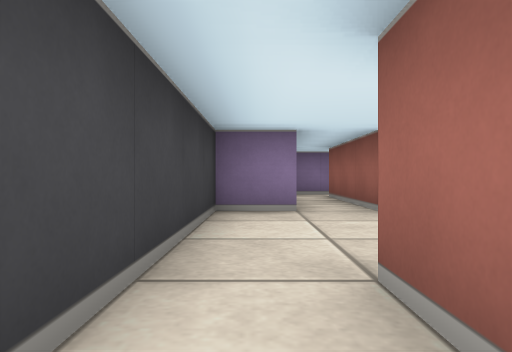
view 1 (above)

20 first-person views from a walk through a cub3D ray-caster map. The camera is about half as high as the walls, looks level and sees 70° across. The floor is counted in squares. Each view is taken from the middle of a square. On the plan, view 1 faces up. The plan holds only what a view shows up to about 9 squares ahead; the rest is blank.

view 2
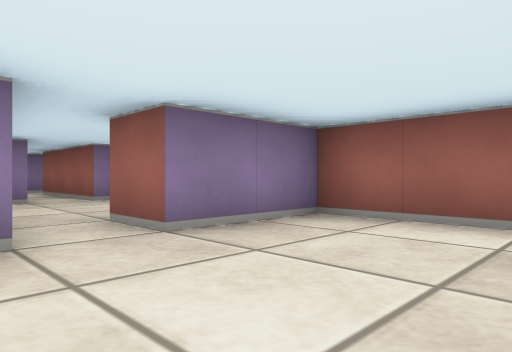

view 3
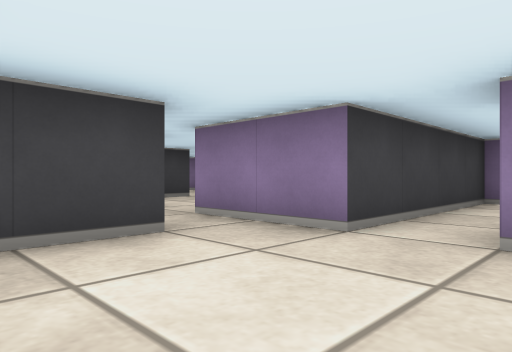

view 4
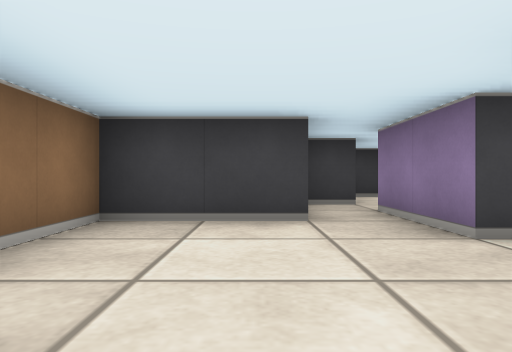

view 5
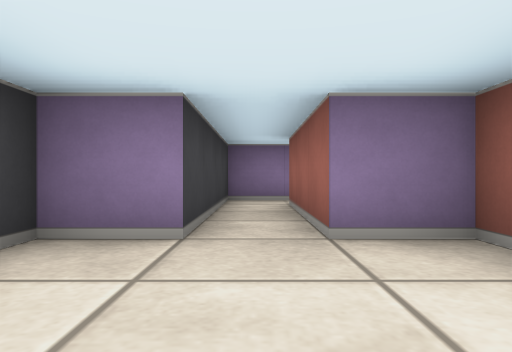

view 6
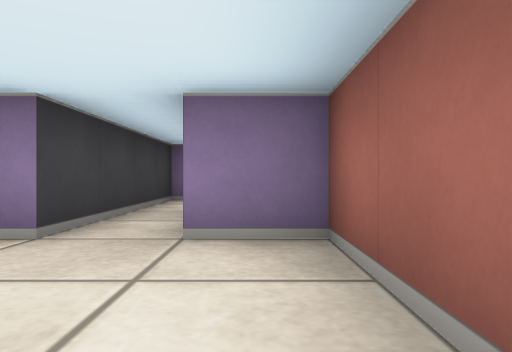

view 7
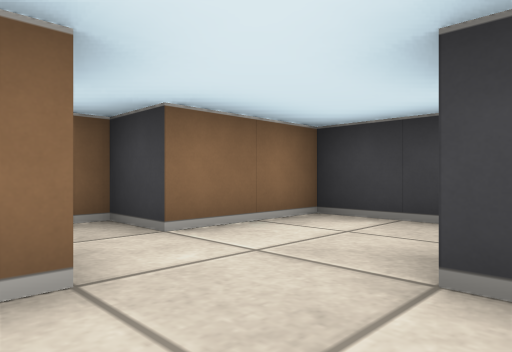

view 8
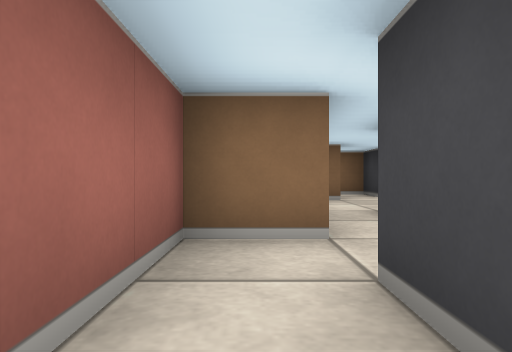

view 9
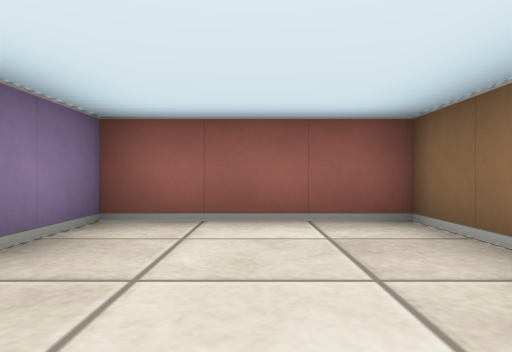

view 10
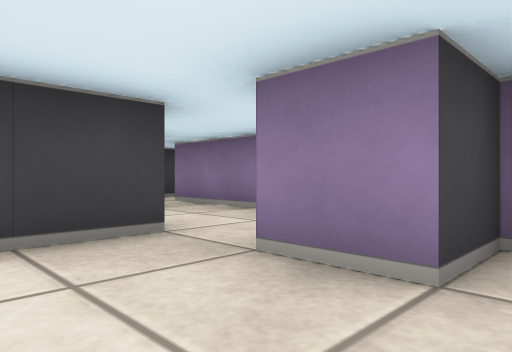

view 11
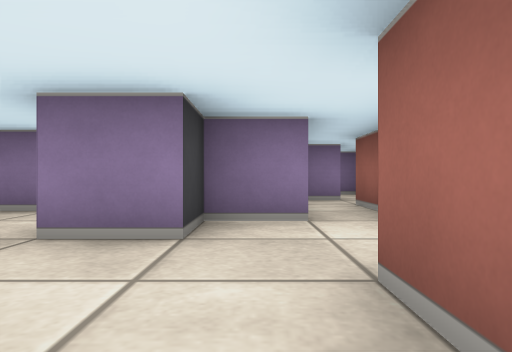

view 12
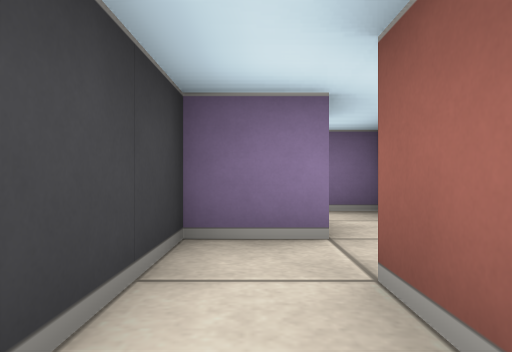

view 13
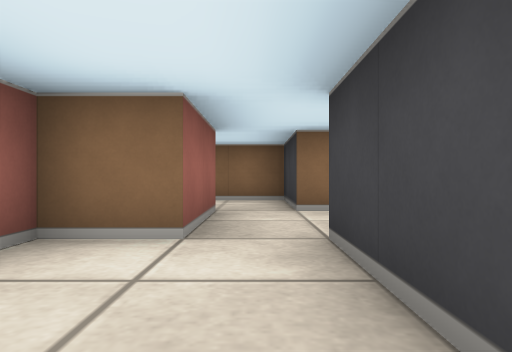

view 14
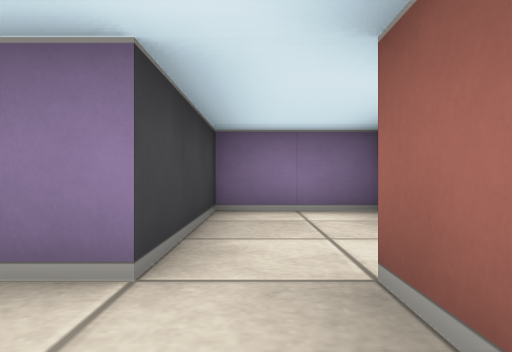

view 15
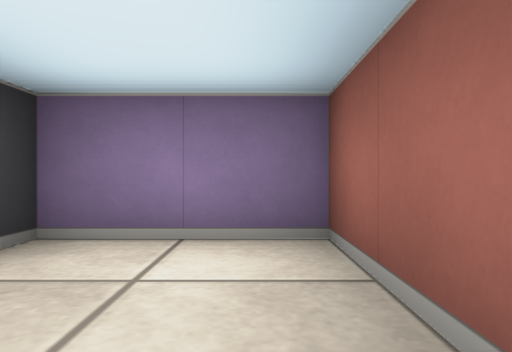

view 16
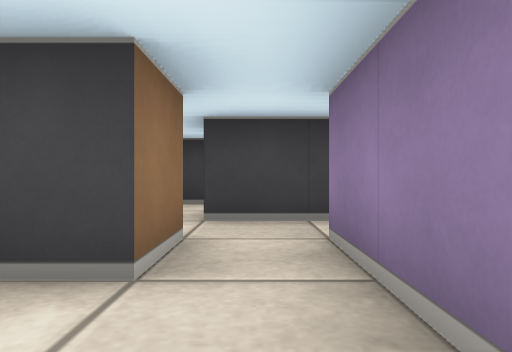

view 17
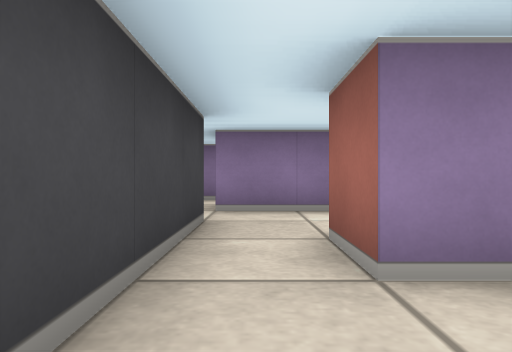

view 18
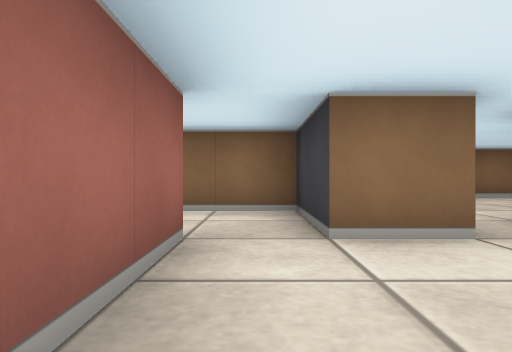

view 19
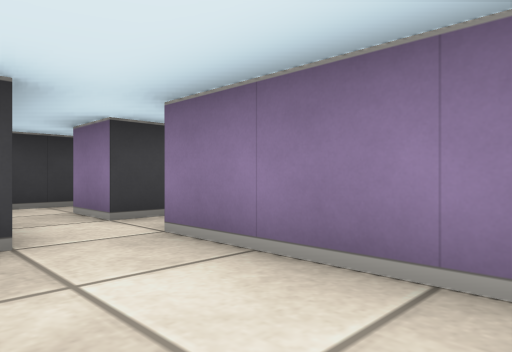

view 20
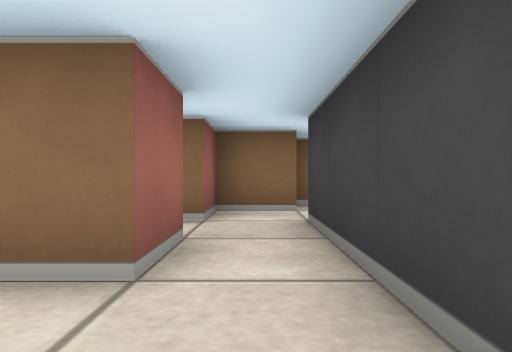

### Floor plan
Points are (right, up) in squares from view 1. A wall is a line through its corners. A room is listed if a view was taken in it or the views show most of it. See-through windows are left out.
Room 1 (views 1, 2, 3, 4, 9)
walls: (-1.5, -0.4) (-1.5, -2.5) (2.5, -2.5) (2.5, 0.5) (0.5, 0.5) (0.5, 1.5); (-0.5, 1.5) (-0.5, 0.5) (-2.5, 0.5)
ways out: opening at (0, 1) to room 2; opening at (-2, 0) to room 3
Room 2 (views 5, 6)
walls: (2.5, 2.6) (2.5, 4.5) (1.5, 4.5) (1.5, 7.5); (1.8, 8.5) (0.5, 8.5) (0.5, 4.5) (-0.5, 4.5) (-0.5, 1.5)
ways out: opening at (0, 1) to room 1; opening at (2, 8)
Room 3 (views 7, 8, 10, 11, 12)
walls: (-2.4, 3.5) (-3.5, 3.5) (-3.5, 2.5) (-4.5, 2.5); (-1.5, 4.5) (-1.5, 5.5) (-0.5, 5.5) (-0.5, 7.4); (-1.5, 7.4) (-1.5, 6.5) (-2.5, 6.5) (-2.5, 4.6); (-2.5, 0.5) (-2.5, 1.5); (-4.5, 0.5) (-3.5, 0.5) (-3.5, -0.5) (-2.9, -0.5); (-0.5, 8.5) (-1.1, 8.5)
ways out: opening at (-2, 0) to room 1; opening at (-4, 1.5) to room 4
Room 4 (views 13, 14, 15, 18)
walls: (-5.5, 2.5) (-5.5, 0.5) (-4.5, 0.5); (-4.5, 2.5) (-4.5, 4.5) (-3.5, 4.5) (-3.5, 7.5) (-5.5, 7.5) (-5.5, 4.5)
ways out: opening at (-4, 1.5) to room 3; opening at (-6, 3.5) to room 5
Room 5 (view 16)
walls: (-10.2, -2.5) (-9.5, -2.5); (-6.6, 2.5) (-5.5, 2.5); (-8.5, 3.5) (-7.5, 3.5) (-7.5, 2.9); (-5.5, 4.5) (-8.5, 4.5)
ways out: opening at (-6, 3.5) to room 4; opening at (-8, 4) to room 6
Room 6 (view 17)
walls: (-8.5, 4.5) (-8.5, 5.5); (-9.5, 5.4) (-9.5, 3.5); (-9.5, 2.5) (-8.5, 2.5) (-8.5, 3.5)
ways out: opening at (-8, 4) to room 5; opening at (-9, 5) to room 7; opening at (-10, 3)
Room 7 (views 19, 20)
walls: (-7.2, 7.5) (-9.5, 7.5); (-9.5, 6.6) (-9.5, 5.4); (-8.5, 5.5) (-7.9, 5.5)
ways out: opening at (-9, 5) to room 6; opening at (-9, 7)

Positions as (right, up) in squares from view 1, and headings:
1: (0, 0), facing up
2: (-1, -2), facing up-right
3: (1, -2), facing up-left
4: (2, -1), facing left
5: (1, 2), facing up
6: (2, 2), facing up
7: (-2, 3), facing down-left
8: (-1, 8), facing down
9: (-1, -1), facing right
10: (-3, 1), facing up-left
11: (-3, 0), facing up
12: (-2, 4), facing up
13: (-5, 7), facing down
14: (-5, 3), facing up
15: (-4, 5), facing up
16: (-6, 4), facing left
17: (-9, 3), facing up
18: (-5, 5), facing down
19: (-7, 6), facing up-left
20: (-9, 7), facing down
